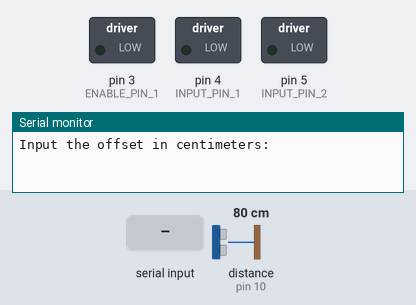
Recording of a sketch running on a simulated Arduino Uno, built with avr-gcc and run on an emulated ATmega328P. On the bench: switched loads named in the sketch (green lamp = pin HIGH), the last lines printed to the serial monitor. The inputs (shaded band) are chosen by the test bench; at power-on: distance to the obstacle (sensor on pin 10) 80 cm. The echo pulse lasts 58.3 µs per cm; pins used as bus, display or sensor lines are not drawn.

Above: at 0.9 s.
1.0 s: "90,45\n" received over Serial
At 2.2 s:
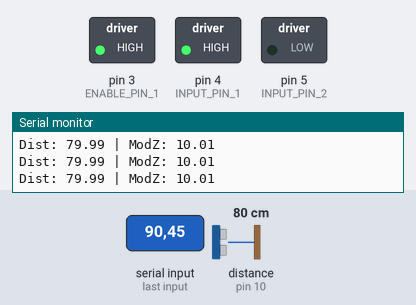
2.5 s: distance to the obstacle (sensor on pin 10) set to 86 cm
4.0 s: distance to the obstacle (sensor on pin 10) set to 93 cm
At 4.9 s:
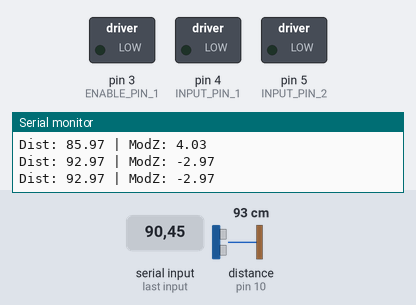
5.6 s: distance to the obstacle (sensor on pin 10) set to 2 cm
At 6.6 s:
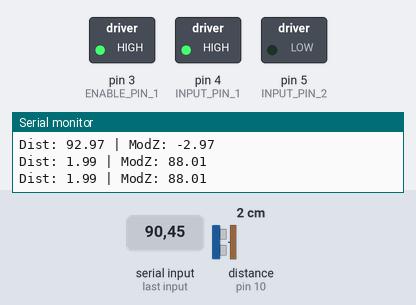
Timing chart, 0 to 8.1 s (numbered marks = the images above; inputs shaded):
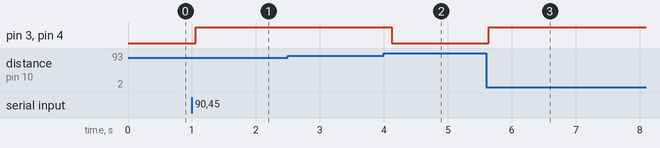

The sketch:

Final_ProjectV4.ino
```cpp
// --- Ultrasonic Sensor Variables ---
const int triggerPin = 9;
const int echoPin = 10;
float duration, distanceCM, offset = 0, modifiedZ;

// --- Motor/Output Pins (Fixed Names) ---
const int ENABLE_PIN_1 = 3; // PWM (Connect to ENA on H-Bridge)
const int INPUT_PIN_1  = 4; // Digital (Connect to IN1 on H-Bridge)
const int INPUT_PIN_2  = 5; // Digital (Connect to IN2 on H-Bridge)

// --- 3D Spatial Array ---
byte space[4][4][4];

// --- Motor Mode Variable ---
int motorSpeed = 0;

void setup() {
  Serial.begin(9600);
  pinMode(triggerPin, OUTPUT);
  pinMode(echoPin, INPUT);

  // Initialize Motor Pins
  pinMode(ENABLE_PIN_1, OUTPUT);
  pinMode(INPUT_PIN_1, OUTPUT);
  pinMode(INPUT_PIN_2, OUTPUT);

  memset(space, 0, sizeof(space));

  // 1. Get Offset
  Serial.println("Input the offset in centimeters:");
  while (Serial.available() == 0) {}
  offset = Serial.parseFloat();

  // 2. Get Motor Mode (0-5)
  Serial.println("Select Motor Mode (0-5):");
  Serial.println("0=Off, 1=51, 2=102, 3=153, 4=204, 5=255");
  while (Serial.available() == 0) {}
  int mode = Serial.parseInt();
  mode = constrain(mode, 0, 5);

  // Calculate Speed: Mode * 51
  motorSpeed = mode * 51;

  Serial.print("Baseline: "); Serial.print(offset); Serial.println(" cm.");
  Serial.print("Motor Mode: "); Serial.print(mode);
  Serial.print(" (Speed: "); Serial.print(motorSpeed); Serial.println(")");
}

void loop() {
  // 1. Get raw distance
  digitalWrite(triggerPin, LOW);
  delayMicroseconds(2);
  digitalWrite(triggerPin, HIGH);
  delayMicroseconds(10);
  digitalWrite(triggerPin, LOW);

  duration = pulseIn(echoPin, HIGH);
  distanceCM = (duration * 0.0343) / 2;
  modifiedZ = offset - distanceCM;

  // 2. Update Array Logic
  int zIndex = map((int)modifiedZ, 0, (int)offset, 0, 3);
  zIndex = constrain(zIndex, 0, 3);

  // 3. Apply Motor Logic
  if (modifiedZ > 0) {
    // To move the motor, IN1 and IN2 must be DIFFERENT
    digitalWrite(INPUT_PIN_1, HIGH);
    digitalWrite(INPUT_PIN_2, LOW);

    // Control speed via the Enable Pin
    analogWrite(ENABLE_PIN_1, motorSpeed);

    // Store the value in the array center [2][2]
    space[zIndex][2][2] = (byte)modifiedZ;
  } else {
    // Stop the motor
    analogWrite(ENABLE_PIN_1, 0);
    digitalWrite(INPUT_PIN_1, LOW);
    digitalWrite(INPUT_PIN_2, LOW);
  }

  // 4. Print Data
  Serial.print("Dist: "); Serial.print(distanceCM);
  Serial.print(" | ModZ: "); Serial.println(modifiedZ);

  delay(500);
}
```

Measured:
- the behaviour switches between 90 and 91 cm on distance to the obstacle (sensor on pin 10) (found by bisection; images 1 and 2)
- after the input at 1.0 s, pin 3 (ENABLE_PIN_1), pin 4 (INPUT_PIN_1): LOW → HIGH after 0.06 s
- after the input at 4.0 s, pin 3 (ENABLE_PIN_1), pin 4 (INPUT_PIN_1): HIGH → LOW after 0.12 s
- after the input at 5.6 s, pin 3 (ENABLE_PIN_1), pin 4 (INPUT_PIN_1): LOW → HIGH at once
